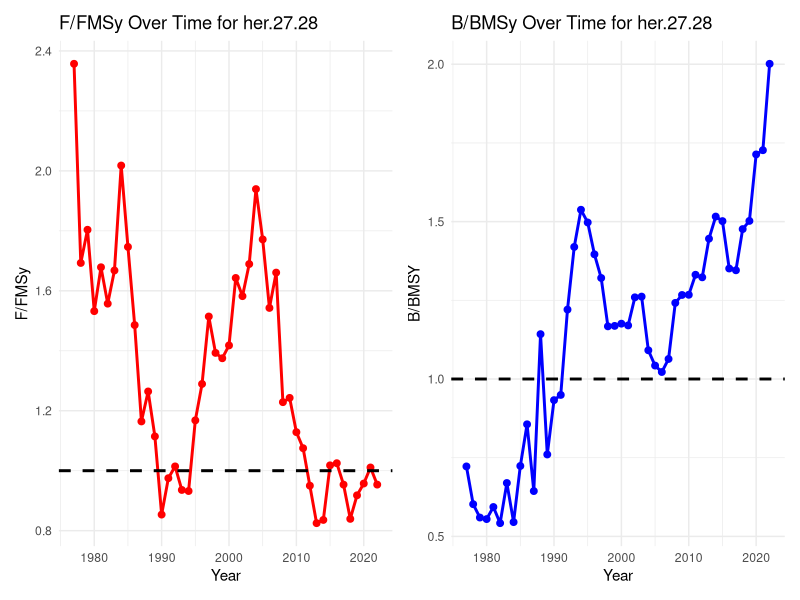

Write R code to recreate this figure.
# Set working directory
setwd("/Users/emma/Library/CloudStorage/OneDrive-DanmarksTekniskeUniversitet/NIVA/data")
getwd()

# Load required libraries
library(dplyr)  # For data manipulation
library(tidyr)  # For reshaping data
library(readr)  # For reading .csv files
library(ggplot2) # For plotting
library(patchwork) # For combining the plots

# Load data
data1 <- read.csv("sag_complete2_BalticSea.csv") 

# Filter for the specific stock and remove missing values
species_data1 <- data1 %>%
  filter(StockKeyLabel == "her.27.28") %>%
  filter(!is.na(Year) & !is.na(F.FMSy) & !is.na(B.BMSY))  # Ensure both columns exist

# Check if necessary columns exist before plotting
if (!all(c("F.FMSy", "B.BMSY") %in% names(species_data1))) {
  stop("Required columns (F.FMSy or B.BMSY) are missing in the dataset.")
}

# Create the plot (F/FMSy)
plot1 <- ggplot(species_data1, aes(x = Year, y = F.FMSy)) +
  geom_line(color = "red", linewidth = 1) +
  geom_point(color = "red", size = 2) +
  geom_hline(yintercept = 1, color = "black", linetype = "dashed", linewidth = 1) + 
  labs(title = "F/FMSy Over Time for her.27.28",
       x = "Year",
       y = "F/FMSy") +
  theme_minimal()

# Create the plot (B/BMSY)
plot2 <- ggplot(species_data1, aes(x = Year, y = B.BMSY)) +
  geom_line(color = "blue", linewidth = 1) +
  geom_point(color = "blue", size = 2) +
  geom_hline(yintercept = 1, color = "black", linetype = "dashed", linewidth = 1) + 
  labs(title = "B/BMSy Over Time for her.27.28",
       x = "Year",
       y = "B/BMSY") +
  theme_minimal()

# Combine plots side by side for a landscape format
combined_plot <- plot1 + plot2 + plot_layout(ncol = 2)  # Changed to ncol = 2 for a landscape layout
print(combined_plot)
